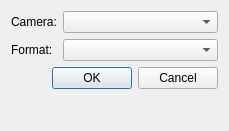
<?xml version="1.0" encoding="UTF-8"?>
<ui version="4.0">
 <class>CameraChooserDialog</class>
 <widget class="QDialog" name="CameraChooserDialog">
  <property name="geometry">
   <rect>
    <x>0</x>
    <y>0</y>
    <width>229</width>
    <height>131</height>
   </rect>
  </property>
  <property name="windowTitle">
   <string>Open Camera</string>
  </property>
  <layout class="QFormLayout" name="formLayout">
   <item row="0" column="0">
    <widget class="QLabel" name="label">
     <property name="text">
      <string>Camera:</string>
     </property>
    </widget>
   </item>
   <item row="0" column="1">
    <widget class="QComboBox" name="camera"/>
   </item>
   <item row="1" column="0">
    <widget class="QLabel" name="label_2">
     <property name="text">
      <string>Format:</string>
     </property>
    </widget>
   </item>
   <item row="1" column="1">
    <widget class="QComboBox" name="format"/>
   </item>
   <item row="2" column="0" colspan="2">
    <widget class="QDialogButtonBox" name="buttonBox">
     <property name="orientation">
      <enum>Qt::Horizontal</enum>
     </property>
     <property name="standardButtons">
      <set>QDialogButtonBox::Cancel|QDialogButtonBox::Ok</set>
     </property>
    </widget>
   </item>
  </layout>
 </widget>
 <resources/>
 <connections>
  <connection>
   <sender>buttonBox</sender>
   <signal>accepted()</signal>
   <receiver>CameraChooserDialog</receiver>
   <slot>accept()</slot>
   <hints>
    <hint type="sourcelabel">
     <x>248</x>
     <y>254</y>
    </hint>
    <hint type="destinationlabel">
     <x>157</x>
     <y>274</y>
    </hint>
   </hints>
  </connection>
  <connection>
   <sender>buttonBox</sender>
   <signal>rejected()</signal>
   <receiver>CameraChooserDialog</receiver>
   <slot>reject()</slot>
   <hints>
    <hint type="sourcelabel">
     <x>316</x>
     <y>260</y>
    </hint>
    <hint type="destinationlabel">
     <x>286</x>
     <y>274</y>
    </hint>
   </hints>
  </connection>
 </connections>
</ui>
